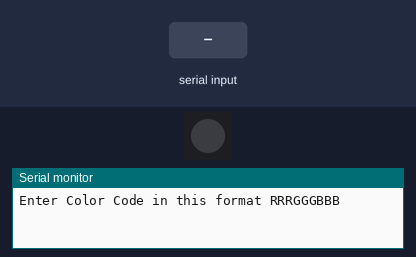
Bench run of a sketch on a simulated Arduino Uno, built with avr-gcc and run on an emulated ATmega328P. Shown: 1 RGB LEDs in strip order, left to right, the last lines printed to the serial monitor. The inputs (shaded band) are chosen by the test bench. Dim RGB values are drawn brighter than linear.

Above: at 1.2 s.
1.3 s: "90,45,200\n" received over Serial
At 2.5 s:
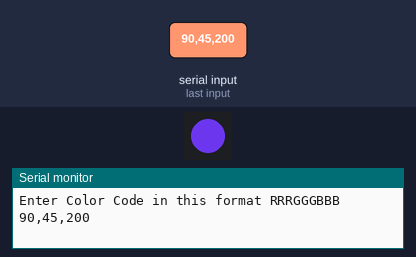
2.8 s: "90,45\n" received over Serial
At 3.4 s:
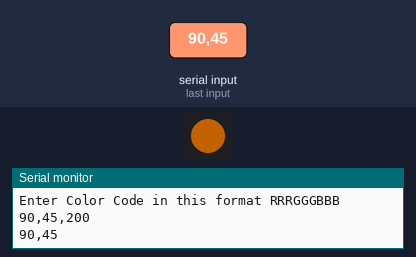
4.3 s: "5\n" received over Serial
At 5.3 s:
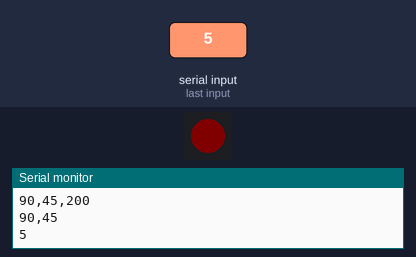
5.8 s: "30,150,10\n" received over Serial
At 6.1 s:
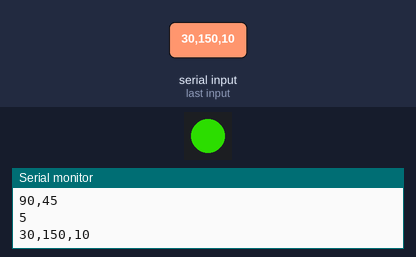
Timing chart, 0 to 8.3 s (numbered marks = the images above; inputs shaded):
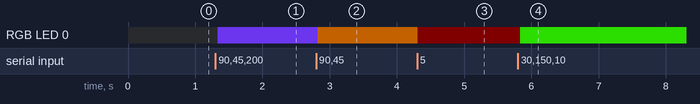

Measured:
- after the input at 1.3 s, RGB LED 0: off → RGB(90, 45, 200) at once
- after the input at 2.8 s, RGB LED 0: RGB(90, 45, 200) → RGB(90, 45, 0) at once
- after the input at 4.3 s, RGB LED 0: RGB(90, 45, 0) → RGB(5, 0, 0) at once
- after the input at 5.8 s, RGB LED 0: RGB(5, 0, 0) → RGB(30, 150, 0) at once

The sketch:

ws2812serialusb.ino
```cpp
String readString, r, g, b;
#include <FastLED.h> //Load FastLED Library
#define LED_PIN     6  //Pin that your LEDs are connected to
#define NUM_LEDS    1  //Number of your LEDs
CRGB leds[NUM_LEDS];

void setup() {
  Serial.begin(9600);
  Serial.println("Enter Color Code in this format RRRGGGBBB"); // so I can keep track of what is loaded
  FastLED.addLeds<WS2812, LED_PIN, GRB>(leds, NUM_LEDS);
}

void loop() {

  while (Serial.available()) {
    delay(3);  //delay to allow buffer to fill
    if (Serial.available() >0) {
      char c = Serial.read();  //gets one byte from serial buffer
      readString += c; //makes the string readString
    }
  }

  if (readString.length() >0) {
      Serial.println(readString); //see what was received

      // expect a string like 07002100 containing the two servo positions
      r = readString.substring(0, 3); //get the first four characters
      g = readString.substring(3, 6); //get the next four characters
      b = readString.substring(6, 9); //get the next four characters

    //  Serial.println(r);  //print to serial monitor to see parsed results
    //  Serial.println(g);
    //  Serial.println(b);

      int n1 = r.toInt();
      int n2 = g.toInt();
      int n3 = b.toInt();

    //  Serial.println("the numbers are :");
    //  Serial.println(n1);  //print to serial monitor to see number results
    //  Serial.println(n2);
    //  Serial.println(n3);
      leds[0] = CRGB(n1,n2,n3);
      FastLED.show();

    readString="";
  }
}
```
